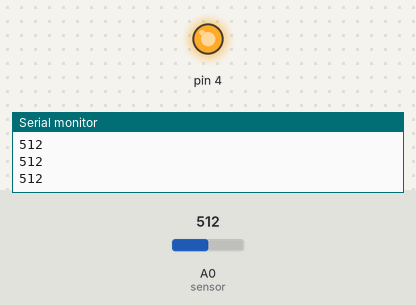
Recording of a sketch running on a simulated Arduino Uno, built with avr-gcc and run on an emulated ATmega328P. Shown: output pins drawn as LEDs (lit = HIGH), the last lines printed to the serial monitor. The test bench sets the inputs (shaded band); at power-on: A0 (sensor) = 512.

Above: at 1.2 s.
1.3 s: A0 (sensor) set to 414
2.8 s: A0 (sensor) set to 388
At 3.9 s:
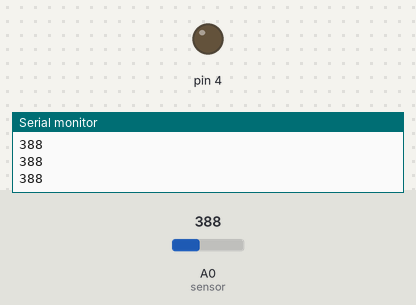
4.3 s: A0 (sensor) set to 410
At 4.8 s:
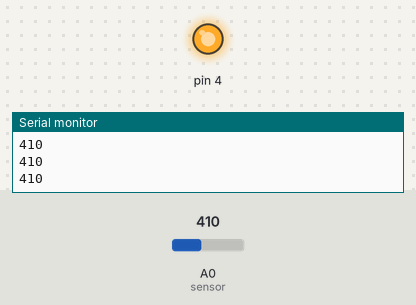
5.8 s: A0 (sensor) set to 390
At 6.1 s:
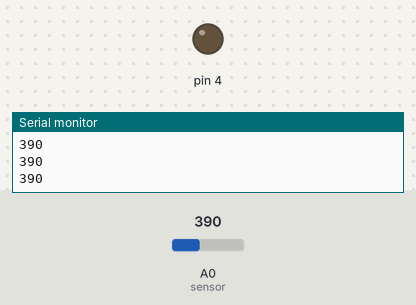
Timing chart, 0 to 8.3 s (numbered marks = the images above; inputs shaded):
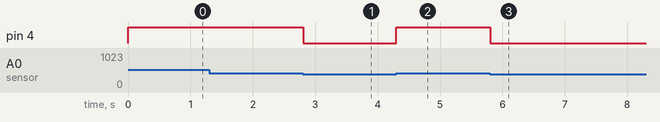

The sketch:

Foot_pressure.ino
```cpp
int led = 4;
int sensor=A0;
int threshold = 400;
void setup()
{
  pinMode(4,OUTPUT);
  pinMode(A0,INPUT);
  Serial.begin(9600);

}


void loop() {
 int value=analogRead(sensor);
 if(value>=threshold)
 {
  digitalWrite(4,HIGH);
  delay(100);
 }
else
digitalWrite(4,LOW);
Serial.println(value);
}
```

Measured:
- the behaviour switches between 400 and 399 on A0 (sensor) (found by bisection; images 0 and 1)
- after the input at 2.8 s, pin 4: HIGH → LOW at once
- after the input at 4.3 s, pin 4: LOW → HIGH at once
- after the input at 5.8 s, pin 4: HIGH → LOW at once
